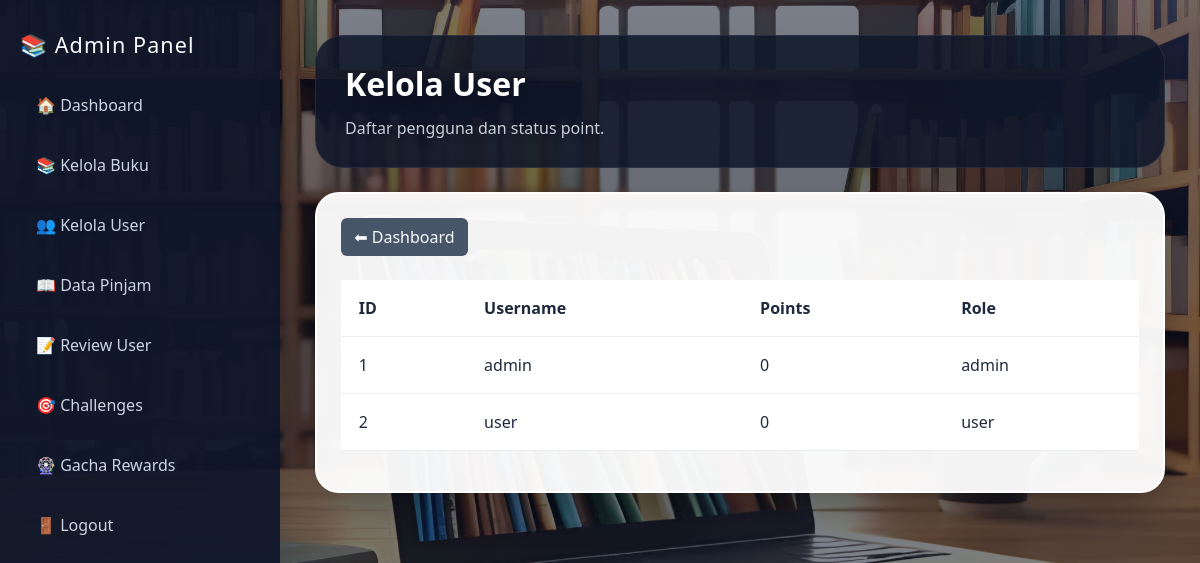
/admin/users.php, run on the app's committed database.
### tables this page shows
CREATE TABLE users (
id INT AUTO_INCREMENT PRIMARY KEY,
username VARCHAR(50),
password VARCHAR(50),
role ENUM('admin','user'),
points INT DEFAULT 0,
level_member VARCHAR(50) DEFAULT 'Beginner'
);

### admin/users.php (the view, shortened to what this page needs)
<?php
include '../config/koneksi.php';
$data = mysqli_query($conn,"SELECT * FROM users");
?>
<!DOCTYPE html>
<html>
<head>
<link rel="stylesheet" href="https://cdn.jsdelivr.net/npm/bootstrap@5.3.0/dist/css/bootstrap.min.css">
<link rel="stylesheet" href="../assets/admin.css">
</head>
<body class="admin-page">
<div class="admin-layout">
<div class="sidebar">
<h4>📚 Admin Panel</h4>
<a href="dashboard.php">🏠 Dashboard</a>
<a href="buku.php">📚 Kelola Buku</a>
<a href="users.php">👥 Kelola User</a>
<a href="peminjaman.php">📖 Data Pinjam</a>
<a href="review.php">📝 Review User</a>
<a href="challenges.php">🎯 Challenges</a>
<a href="gacha.php">🎡 Gacha Rewards</a>
<a href="../auth/logout.php">🚪 Logout</a>
</div>
<div class="main-panel">
<div class="admin-header">
    <div>
        <h2 class="page-title">Kelola User</h2>
        <p class="admin-panel-title">Daftar pengguna dan status point.</p>
    </div>
</div>
<div class="glass-table-card">
<div class="d-flex justify-content-between align-items-center mb-4">
    <a href="dashboard.php" class="btn btn-secondary">⬅ Dashboard</a>
</div>
<table class="table table-admin">
<tr>
<th>ID</th>
<th>Username</th>
<th>Points</th>
<th>Role</th>
</tr>
<?php while($d=mysqli_fetch_assoc($data)){ ?>
<tr>
<td><?php echo $d['id'] ?></td>
<td><?php echo $d['username'] ?></td>
<td><?php echo $d['points'] ?></td>
<td><?php echo $d['role'] ?></td>
</tr>
<?php } ?>
</table>
</div>
    </div>
</div>
</body>
</html>

### assets/admin.css (style rules this page uses)
body.admin-page { font-family: 'Segoe UI', Tahoma, Geneva, Verdana, sans-serif; background-image: linear-gradient(rgba(15,23,42,0.55), rgba(15,23,42,0.55)), url('../assets/uploads/covers/perpus.jpg'); background-size: cover; background-position: center; background-repeat: no-repeat; min-height: 100vh; margin: 0; color: #0f172a; }
.admin-layout { display: flex; min-height: 100vh; }
.sidebar { width: 280px; min-height: 100vh; background: rgba(15,23,42,0.94); color: #f8fafc; padding: 2rem 1.25rem; box-shadow: 8px 0 40px rgba(15,23,42,0.25); position: sticky; top: 0; }
.sidebar h4 { font-size: 1.35rem; letter-spacing: 0.05em; margin-bottom: 1.4rem; }
.sidebar a { color: #cbd5e1; display: flex; align-items: center; gap: 0.5rem; margin: 0.65rem 0; text-decoration: none; padding: 0.8rem 1rem; border-radius: 14px; transition: all 0.25s ease; }
.main-panel { flex: 1; padding: 2.2rem; position: relative; }
.main-panel::before { content: ''; position: absolute; inset: 0; background: radial-gradient(circle at top right, rgba(59,130,246,0.16), transparent 26%), radial-gradient(circle at bottom left, rgba(16,185,129,0.10), transparent 30%); pointer-events: none; z-index: 0; }
.main-panel > * { position: relative; z-index: 1; }
.admin-header { display: flex; flex-wrap: wrap; justify-content: space-between; gap: 1rem; margin-bottom: 1.5rem; padding: 1.8rem 1.8rem 1.6rem; border-radius: 28px; background: rgba(15,23,42,0.88); border: 1px solid rgba(148,163,184,0.14); box-shadow: 0 24px 60px rgba(0,0,0,0.18); }
.page-title { margin: 0; color: #ffffff; font-size: 2rem; font-weight: 800; text-shadow: 0 4px 18px rgba(0,0,0,0.28); }
.admin-panel-title { margin: 0.75rem 0 0; color: rgba(226,232,240,0.88); max-width: 760px; line-height: 1.65; text-shadow: 0 2px 12px rgba(0,0,0,0.18); }
.form-card, .glass-table-card { background: rgba(255,255,255,0.95); border: 2px solid rgba(255,255,255,0.99); box-shadow: 0 12px 40px rgba(0,0,0,0.3); border-radius: 24px; padding: 1.5rem; transition: transform 0.25s ease, box-shadow 0.25s ease; }
.glass-table-card { overflow-x: auto; }
.table-admin th, .table-admin td { border-bottom: 1px solid rgba(148,163,184,0.2); vertical-align: middle; color: #1e293b; padding: 1rem 1.1rem; text-align: left; }
.table-admin tbody tr { background: transparent; }
.btn-secondary { background: #475569; border-color: transparent; color: #f8fafc; }

### data on the page
users: id "1", username "admin", points "0", role "admin"
users: id "2", username "user", points "0", role "user"
